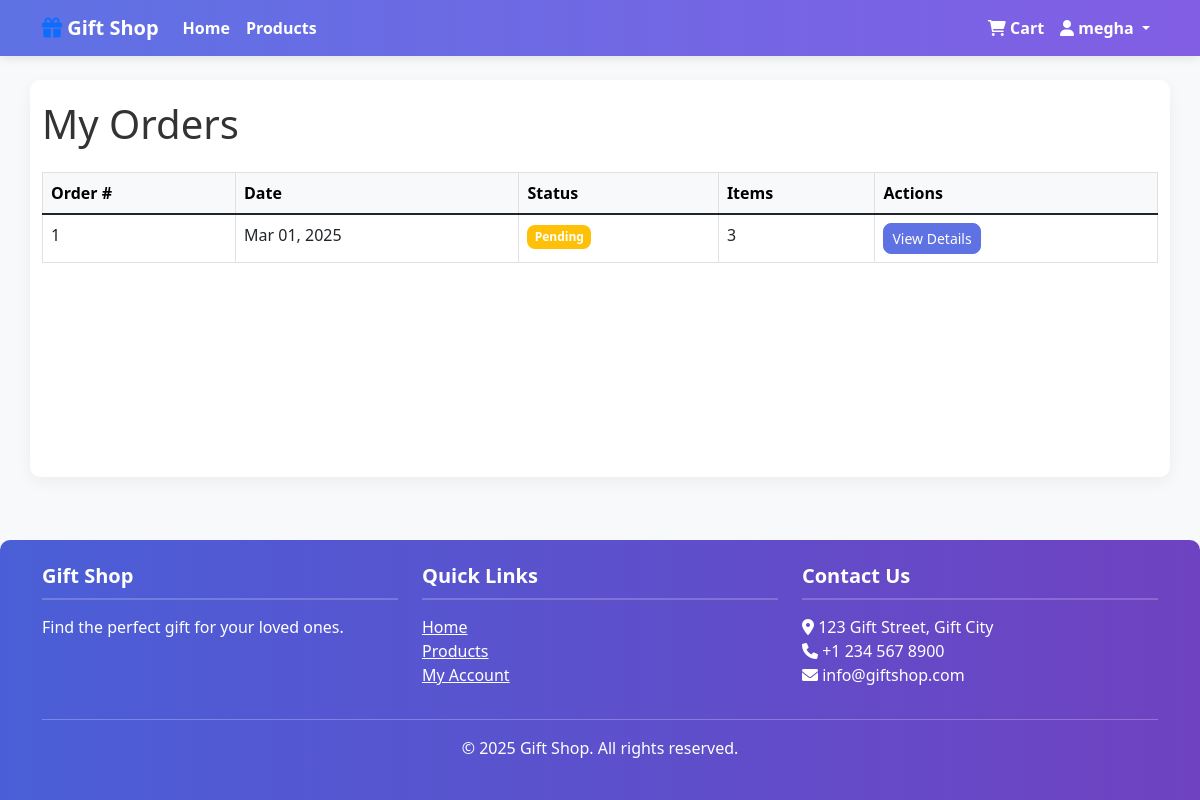
/orders/orders/ (signed in), run on the app's committed database.
### orders/models.py (models this page shows, shortened)
class Order(models.Model):
    STATUS_CHOICES = (
        ('pending', 'Pending'),
        ('processing', 'Processing'),
        ('shipped', 'Shipped'),
        ('delivered', 'Delivered'),
        ('cancelled', 'Cancelled')
    )
    user = models.ForeignKey(User, on_delete=models.CASCADE)
    full_name = models.CharField(max_length=100)
    email = models.EmailField()
    address = models.TextField()
    phone = models.CharField(max_length=15)
    created_at = models.DateTimeField(auto_now_add=True)
    updated_at = models.DateTimeField(auto_now=True)
    status = models.CharField(max_length=20, choices=STATUS_CHOICES, default='pending')

### orders/views.py (the view)
# urls.py: path('orders/', views.order_list, name='order_list'),
@login_required
def order_list(request):
    orders = Order.objects.filter(user=request.user).order_by('-created_at')
    return render(request, 'orders/order_list.html', {'orders': orders})

### templates/orders/order_list.html (shortened to what this page needs)
{% extends 'base.html' %}
{% block content %}
    <h1 class="mb-4">My Orders</h1>
    {% if orders %}
        <div class="table-responsive">
            <table class="table table-bordered">
                <thead class="table-light">
                    <tr>
                        <th>Order #</th>
                        <th>Date</th>
                        <th>Status</th>
                        <th>Items</th>
                        <th>Actions</th>
                    </tr>
                </thead>
                <tbody>
                    {% for order in orders %}
                        <tr>
                            <td>{{ order.id }}</td>
                            <td>{{ order.created_at|date:"M d, Y" }}</td>
                            <td>
                                {% if order.status == 'pending' %}
                                    <span class="badge bg-warning">Pending</span>
                                {% elif order.status == 'processing' %}
                                    <span class="badge bg-info">Processing</span>
                                {% elif order.status == 'shipped' %}
                                    <span class="badge bg-primary">Shipped</span>
                                {% elif order.status == 'delivered' %}
                                    <span class="badge bg-success">Delivered</span>
                                {% elif order.status == 'cancelled' %}
                                    <span class="badge bg-danger">Cancelled</span>
                                {% endif %}
                            </td>
                            <td>{{ order.items.count }}</td>
                            <td>
                                <a href="{% url 'order_detail' order.id %}" class="btn btn-sm btn-primary">
                                    View Details
                                </a>
                            </td>
                        </tr>
                    {% endfor %}
                </tbody>
            </table>
        </div>
    {% endif %}
{% endblock %}

### templates/base.html (shortened to what this page needs)
{% load static %}
<!DOCTYPE html>
<html lang="en">
<head>
    <link href="https://cdn.jsdelivr.net/npm/bootstrap@5.1.3/dist/css/bootstrap.min.css" rel="stylesheet">
    <link rel="stylesheet" href="https://cdnjs.cloudflare.com/ajax/libs/font-awesome/6.0.0-beta3/css/all.min.css">
    <link rel="stylesheet" href="{% static 'css/style.css' %}">
</head>
<body>
    <nav class="navbar navbar-expand-lg navbar-light bg-light">
        <div class="container">
            <a class="navbar-brand" href="{% url 'home' %}">
                <i class="fas fa-gift text-primary"></i> Gift Shop
            </a>
            <div class="collapse navbar-collapse" id="navbarNav">
                <ul class="navbar-nav me-auto">
                    <li class="nav-item">
                        <a class="nav-link" href="{% url 'home' %}">Home</a>
                    </li>
                    <li class="nav-item">
                        <a class="nav-link" href="{% url 'product_list' %}">Products</a>
                    </li>
                </ul>
                <ul class="navbar-nav ms-auto">
                    {% if user.is_authenticated %}
                        <li class="nav-item">
                            <a class="nav-link" href="{% url 'cart_detail' %}">
                                <i class="fas fa-shopping-cart"></i> Cart
                            </a>
                        </li>
                        <li class="nav-item dropdown">
                            <a class="nav-link dropdown-toggle" href="#" id="navbarDropdown" role="button" data-bs-toggle="dropdown">
                                <i class="fas fa-user"></i> {{ user.username }}
                            </a>
                        </li>
                    {% endif %}
                </ul>
            </div>
        </div>
    </nav>
    <main class="container mt-4">
        {% block content %}{% endblock %}
    </main>
    <footer class="bg-dark text-white py-4 mt-5">
        <div class="container">
            <div class="row">
                <div class="col-md-4">
                    <h5>Gift Shop</h5>
                    <p>Find the perfect gift for your loved ones.</p>
                </div>
                <div class="col-md-4">
                    <h5>Quick Links</h5>
                    <ul class="list-unstyled">
                        <li><a href="{% url 'home' %}" class="text-white">Home</a></li>
                        <li><a href="{% url 'product_list' %}" class="text-white">Products</a></li>
                        {% if user.is_authenticated %}
                            <li><a href="{% url 'profile' %}" class="text-white">My Account</a></li>
                        {% else %}
                            <li><a href="{% url 'login' %}" class="text-white">Login</a></li>
                        {% endif %}
                    </ul>
                </div>
                <div class="col-md-4">
                    <h5>Contact Us</h5>
                    <address>
                        <i class="fas fa-map-marker-alt"></i> 123 Gift Street, Gift City<br>
                        <i class="fas fa-phone"></i> +1 234 567 8900<br>
                        <i class="fas fa-envelope"></i> info@giftshop.com
                    </address>
                </div>
            </div>
            <hr>
            <div class="text-center">
                <p>&copy; {% now "Y" %} Gift Shop. All rights reserved.</p>
            </div>
        </div>
    </footer>
</body>
</html>

### static/css/style.css (style rules this page uses)
body { min-height: 100vh; display: flex; flex-direction: column; background-color: #f8f9fa; color: #333; }
main { flex: 1; padding: 20px 0; background-color: #ffffff; border-radius: 10px; box-shadow: 0 5px 15px rgba(0, 0, 0, 0.05); margin-top: 15px; margin-bottom: 15px; }
.navbar { background: linear-gradient(to right, #5e72e4, #825ee4) !important; box-shadow: 0 2px 10px rgba(0, 0, 0, 0.1); }
.navbar-brand, .navbar-nav .nav-link { color: white !important; font-weight: bold; }
.btn { border-radius: 8px; }
.btn-primary { background-color: #5e72e4; border-color: #5e72e4; }
.badge { padding: 0.5em 0.6em; border-radius: 8px; }
footer.bg-dark { background: linear-gradient(to right, #4a5fd7, #6f42c1) !important; border-radius: 10px 10px 0 0; margin-top: 30px; }
footer h5 { font-weight: bold; margin-bottom: 15px; border-bottom: 2px solid rgba(255, 255, 255, 0.2); padding-bottom: 10px; }
.container { max-width: 1140px; }

### data on the page
Order: id "1", created_at "Mar 01, 2025", status "Pending", items.count "3"

### other printed values
{{ user.username }} "megha"
